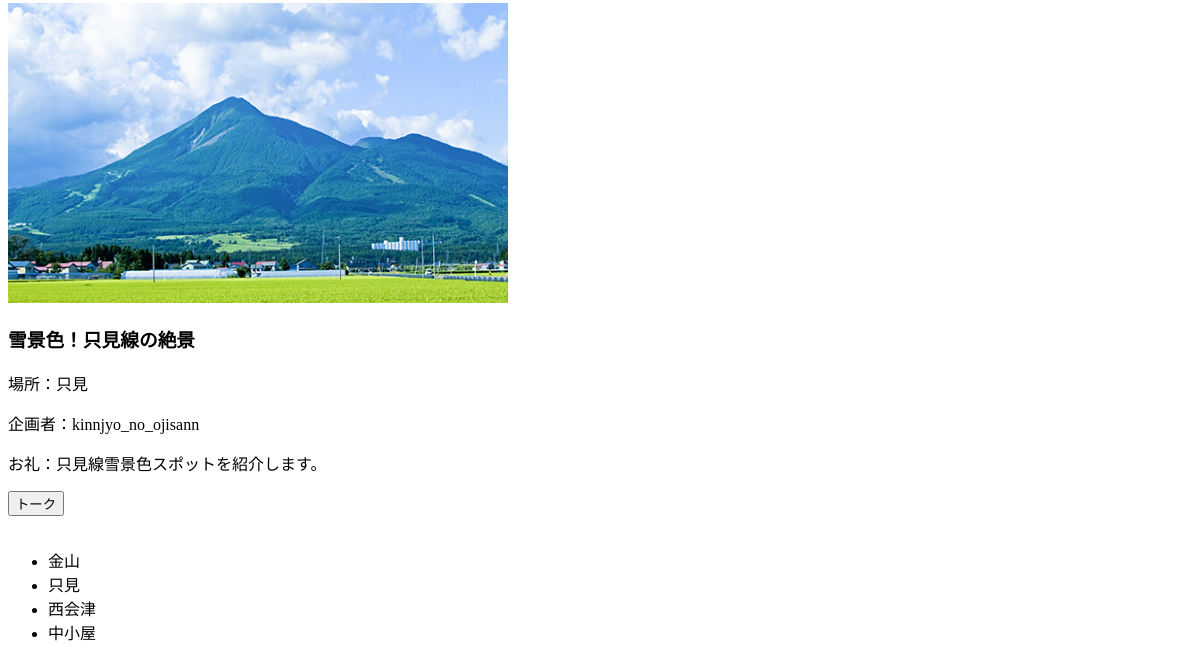
The page /event/ (lower part) on the database as committed earlier.
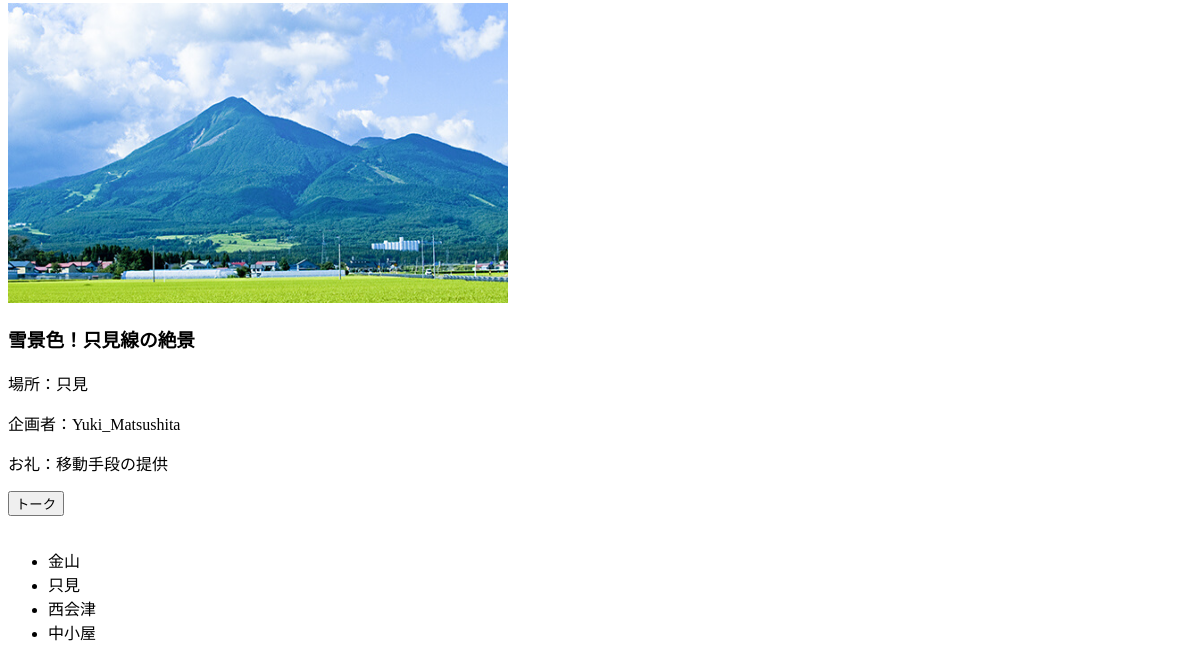
The same page on the database as committed later.
### polls/models.py (models this page shows, shortened)
class Event(models.Model):
    event_name = models.CharField(max_length=100, default='タイトル')
    picture = models.ImageField(upload_to='media/', blank=True, null=True)
    place = models.CharField(max_length=100, default='地域を選ぼう', null=True)
    help = models.CharField(max_length=200, default='手伝いを書こう')
    parttime = models.IntegerField(default=0)
    join = models.IntegerField(default=0)
    planning_number = models.IntegerField(default=0)
    thanks = models.CharField(max_length=200, default='地域体験を書こう')
    user = models.ForeignKey(User, on_delete=models.SET_NULL, null=True)

class User(models.Model):
    username = models.CharField(max_length=100, default='名前')
    age = models.IntegerField(default=20)
    gender = models.CharField(max_length=10, default='')
    def __str__(self):
        return self.username

### polls/views.py (the view)
# urls.py: path('event/', views.event, name='event'),
def event(request):
    events = Event.objects.all()
    context = {
        'events':events
    }
    template = loader.get_template('polls/event.html')
    return HttpResponse(template.render(context, request))

### polls/templates/polls/event.html (shortened to what this page needs)
{%load bootstrap4 %}
<!DOCTYPE html>
{% load static %}
<html>
<head lang="ja">
    <link rel="stylesheet" type="text/css" href="{% static 'polls/css/event.css'%}">
</head>
<body>
    <table>
        <tbody>
            {% if events %}
                {% for event in events%}
                <p class="above">
                    <div class="card">
                        <img src="{% static "polls/images/bandaisan.jpg"%}" width="500" height="300">
                        <div class="container">
                            <h3 class="card-title">{{event.event_name}}</h3>
                            <p class="card-title">場所：{{event.place}}</p>
                            <p class="card-title">企画者：{{event.user}}</p>
                            <p class="card-text">お礼：{{event.thanks}}</p>
                            <button class="talk1" type="submit">トーク</button>
                        </div>
                    </div>
                </p>
                {% endfor %}
            {% else %}
                <tr>
                    <td></td>
                </tr>
            {% endif %}
        </tbody>
    </table>
    <ul class="place">
      <li>金山</li>
      <li>只見</li>
      <li>西会津</li>
      <li>中小屋</li>
    </ul>
</body>
</html>

Rows that differ between the two databases and show on the page:
changed Event "雪景色！只見線の絶景": user "kinnjyo_no_ojisann" → "Yuki_Matsushita"; thanks "只見線雪景色スポットを紹介します。" → "移動手段の提供"
